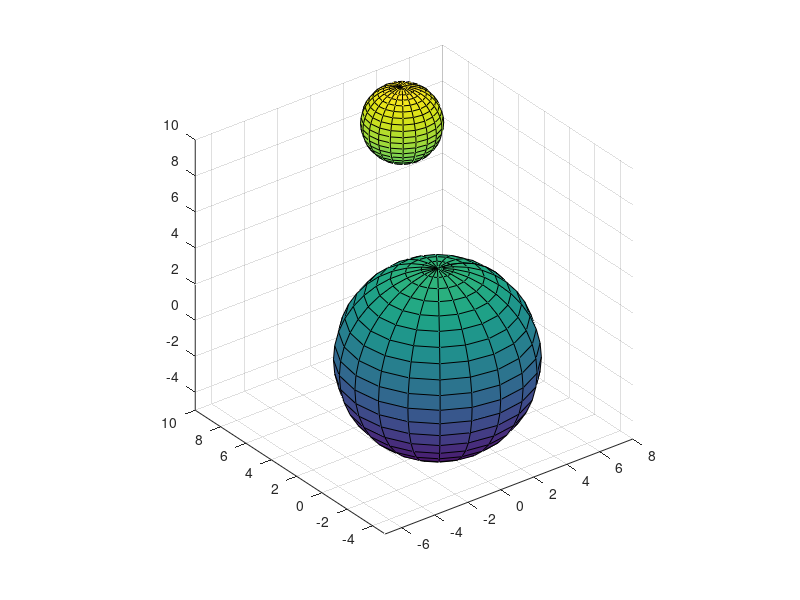

Write MATLAB code to recreate this figure.
%%reprezentati o sfera de raza r=5
[X,Y,Z]=sphere;
surf(X*5,Y*5,Z*5)
hold on


%reprezentati o sfera de raza r=2 centrata in (2,3,4)
%[X,Y,Z]=sphere;
surf((X+2)*2, (Y+4)*2, (Z+4)*2);

axis equal